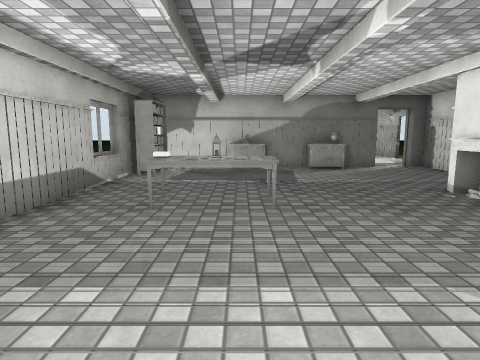
view 1 (above)

12 first-person views from a walk through a Unity game level. The camera is 1.3 m above the floor, tilts 8° down and sees 75° across. The floor is counted in squares, 1 m on a side. Each view is taken from the middle of a square. On the plan, view 1 faces up. The plan holds only what a view shows up to about 14 squares ahead; the rest is blank. The place goes on beyond the plan. The player character is not drawn. Door leaves are left out, so doorways stand open. Some surface patterns are stand-ins.

view 2
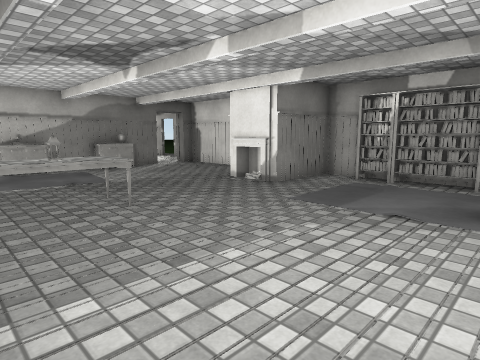

view 3
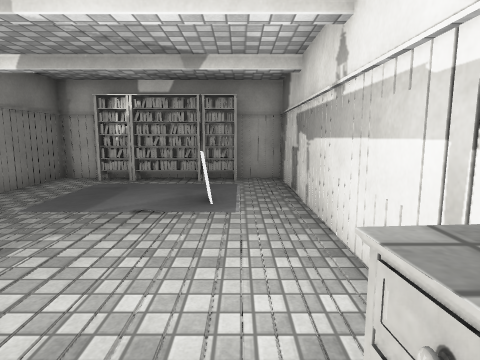

view 4
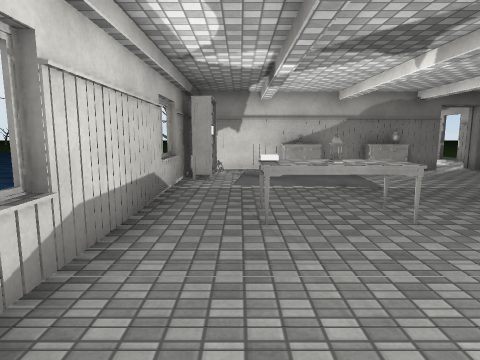

view 5
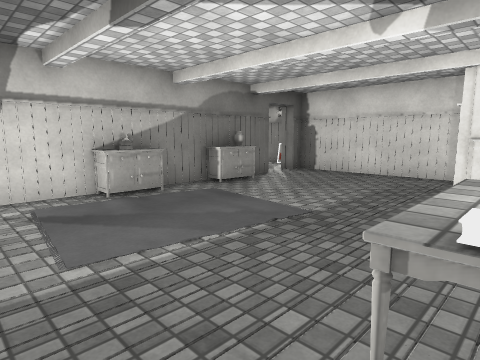

view 6
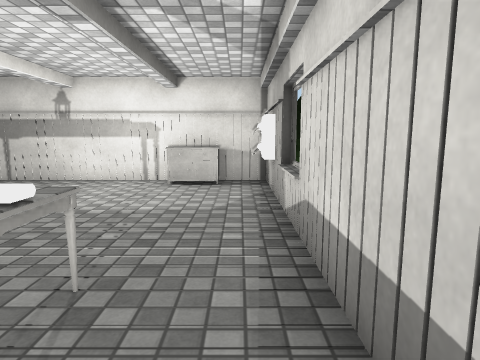

view 7
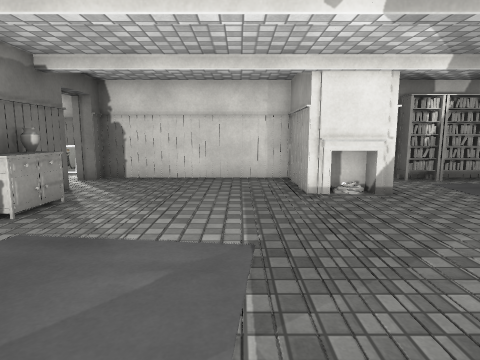

view 8
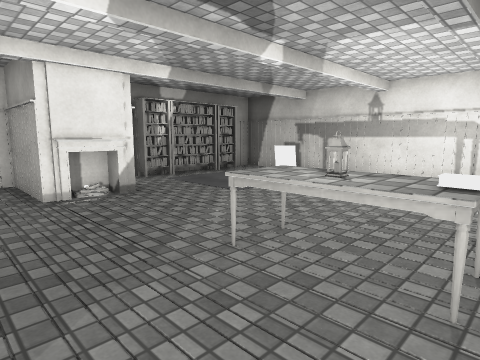

view 9
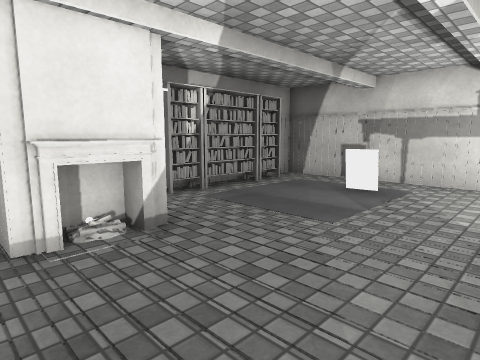

view 10
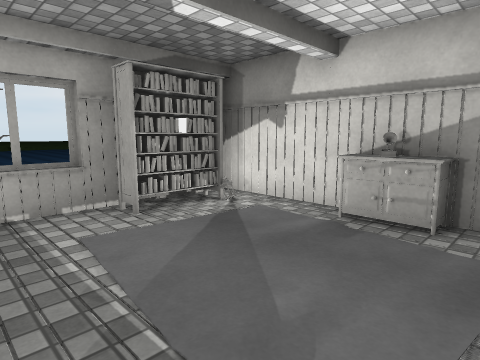

view 11
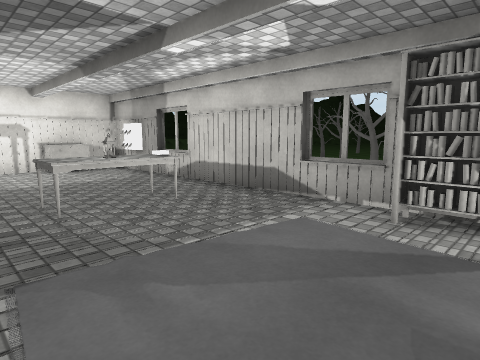

view 12
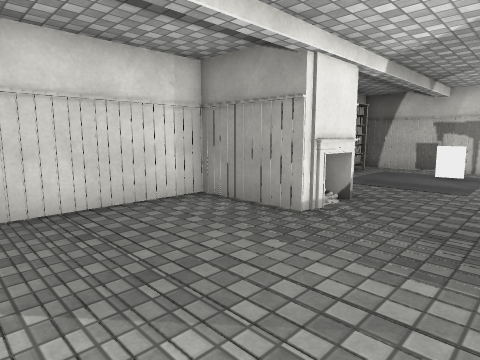

### Floor plan
Points are (right, up) in squares from view 1. A wall is a line through its corners. A room is listed if a view was taken in it or the views show most of it. See-through windows are left out.
Room 1 (views 1, 2, 3, 4, 5, 6, 7, 8, 9, 10, 11, 12)
walls: (5.4, 7.5) (7.8, 7.5) (7.8, 13.3) (7.2, 13.3) (7.2, 13.9); (7.8, 4) (7.8, 5.5) (5.4, 5.5); (-4, 4) (-4, 2); (-4, 10) (-4, 8); (2.5, 13.3) (1.4, 13.3); (-0.8, 13.1) (-1.2, 13.5) (-1.7, 13.1); (-0.4, 13.3) (-3.8, 13.3) (-3.8, -1.3) (-2.4, -1.3); (-0.6, -1.3) (7.6, -1.3) (7.8, -1.1) (7.8, 0.1); (5.8, 13.3) (4.4, 13.3)
ways out: open door at (6.5, 14)
objects: other object (-4, 1) to (-3, 1); bookshelf (-3, 10); other object (-3, 11); bookshelf (-3, 12); drawers (-2, -1) to (-1, -1); books (-2, 6) to (-1, 6); lantern (0, 6); drawers (0, 13) to (1, 13); table (1, 6); drawers (3, 13); carpet (4, 1); other object (4, 2); vase (4, 13); other object (5, 6); fireplace (5, 7); bookshelf (7, 0) to (7, 1); bookshelf (7, 2); bookshelf (7, 3) to (7, 4)

Where each view was taken, in squares from view 1:
view 1: 0 up, 0 right, facing up
view 2: 0 up, 2 left, facing up-right
view 3: 0 up, 2 left, facing right
view 4: 1 up, 2 left, facing up
view 5: 6 up, 3 left, facing up-right
view 6: 8 up, 3 left, facing down
view 7: 9 up, 2 left, facing right
view 8: 9 up, 2 left, facing down-right
view 9: 8 up, 1 right, facing down-right
view 10: 8 up, 2 right, facing up-left
view 11: 12 up, 2 right, facing down-left
view 12: 12 up, 2 right, facing down-right
